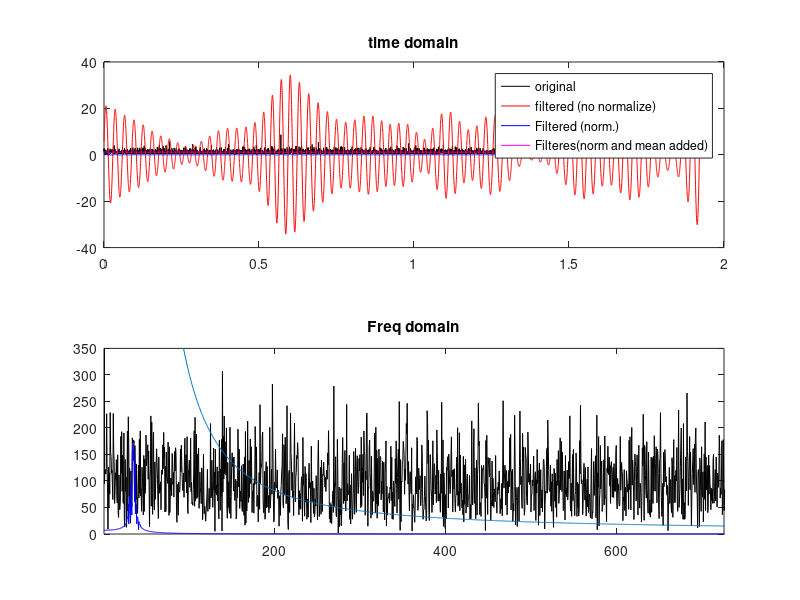
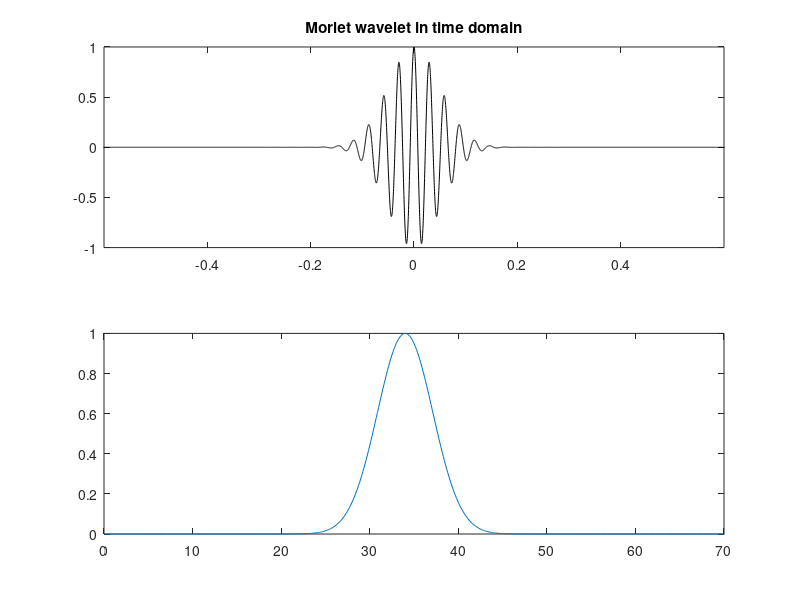
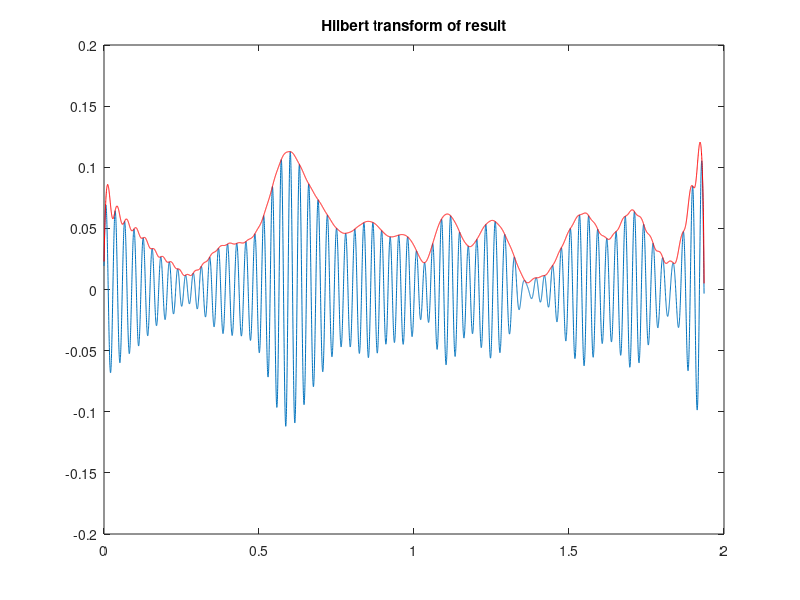

Write MATLAB code to recreate these figures, in order.
clear , clf
%% Narrowband filtering ( convolve(signal,morlet))

%% create signal 
%parameters
srate = 4352; %hz
npnts = 8425;
time = (0:npnts-1)/srate;
hz = linspace(1,srate/2,floor(npnts/2)+1);

%pure noise signal
signal = exp(.5*randn(1,npnts));

%fft
signalX = 2*abs(fft(signal));

%plot
figure(1),clf,hold on
subplot(211)
plot(time,signal,'k')
title('time domain')

subplot(212)
plot(hz,signalX(1:length(hz)),'k')
set(gca,'xlim',[1 srate/6],'YLim',[0 350])
title('Freq domain')

%% create wavelet

%wavelet parameters
ffreq = 34;
timevec = -3:1/srate:3;
fwhm = .12;
morwav = cos(2*pi*ffreq*timevec) .* exp( -(4*log(2)*timevec.^2)/fwhm.^2);

%fft
wavehz = linspace(1,srate/2,floor(length(timevec)/2)+1);
morwavX = abs(fft(morwav));

figure(2),clf
subplot(211)
plot(timevec,morwav,'k')
xlim([-.6 .6])
title('Morlet wavelet in time domain')

subplot(212)
plot(wavehz,morwavX(1:length(wavehz)))
xlim([0 70])
title('Morlet wavelet in freq domain')

%% Convolution

convres = conv(signal,morwav,'same');
convresX = 2*abs(fft(convres));

%plot
figure(1)
subplot(211),hold on
plot(time,convres,'r') %we see filtered signal is really large in amplitude than original signal

subplot(212),hold on
plot(hz,convresX(1:length(hz)))

%problem: morlet wavelet is not normalized!
%1. time domain ma difficult
%2. freq domain ma easy

%% manual convolution
nconv = npnts+ length(timevec) - 1;
halfw = floor(length(timevec)/2)+1;

%spectrum of wavelet
morwavX = fft(morwav,nconv);
morwavX = morwavX ./ max(morwavX); %normalize

convres = ifft(morwavX .* fft(signal,nconv));
convres = real(convres(halfw:end-halfw+1));

%plot
figure(1)
subplot(211)
plot(time,convres,'b')

subplot(212)
convresX = 2*abs(fft(convres));
plot(hz,convresX(1:length(hz)),'b')

figure(2)
subplot(212)
wavehz_norm = linspace(0,srate/2,floor(nconv/2)+1);
plot(wavehz_norm,abs(morwavX(1:length(wavehz_norm))))
xlim([0,70])

%% to preserve DC offset, compute and add back

convres = convres + mean(signal);

figure(1)
subplot(211)
plot(time,convres,'m')
legend({'original';'filtered (no normalize)';'Filtered (norm.)';'Filteres(norm and mean added)'})

%% hilbert transfom to see spectrum envelop
% Hilbert transform in signal processing is a way to 
% convert a real-valued signal into an analytic signal

convres = convres - mean(signal);
hilbts = hilbert(convres);

figure(3)
plot(time,convres,time,abs(hilbts),'r')
title('Hilbert transform of result')









